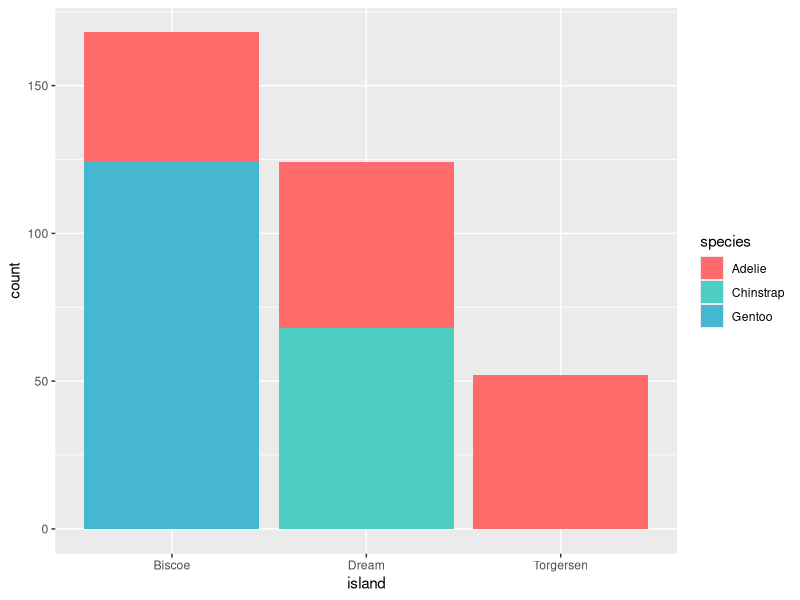

The R script that drew this image:

            library(ggplot2)
            library(palmerpenguins)
            built_answer <- tryCatch(
                {
                    set.seed(42)
                    ggplot(penguins, aes(x = island, fill = species)) + geom_bar() + scale_fill_manual(values = c(Adelie = "#FF6B6B", Chinstrap = "#4ECDC4", Gentoo = "#45B7D1"))
                    suppressWarnings(
                        if (!file.exists("/sandbox/figures/species_island_bar_stacked_scale_fill_manual_answer.png")) {
                            ggsave(
                                width = 3,
                                height = 3,
                                "/sandbox/figures/species_island_bar_stacked_scale_fill_manual_answer.png"
                            )
                        }
                    )
                    suppressWarnings(
                        ggplot_build(last_plot())
                    )
                },
                error = function(e) {
                    'ERROR'
                }
            )
            built_submission <- tryCatch(
                {
                    set.seed(42)
                    library(palmerpenguins)
library(ggplot2)

ggplot(penguins, aes(x = island, fill = species)) +
  geom_bar(stat = "identity", position = "stack") +
  scale_fill_manual(values = c("#FF6B6B", "#4ECDC4", "#45B7D1")) +
  theme_minimal()
                    suppressWarnings(
                        ggsave(
                            width = 3,
                            height = 3,
                            "figures/species_island_bar_stacked_scale_fill_manual_submission_granite.png"
                        )
                    )
                    suppressWarnings(
                        ggplot_build(last_plot())
                    )
                },
                error = function(e) {
                    'ERROR'
                }
            )
            cat(isTRUE(all.equal(built_answer, built_submission)))
        
